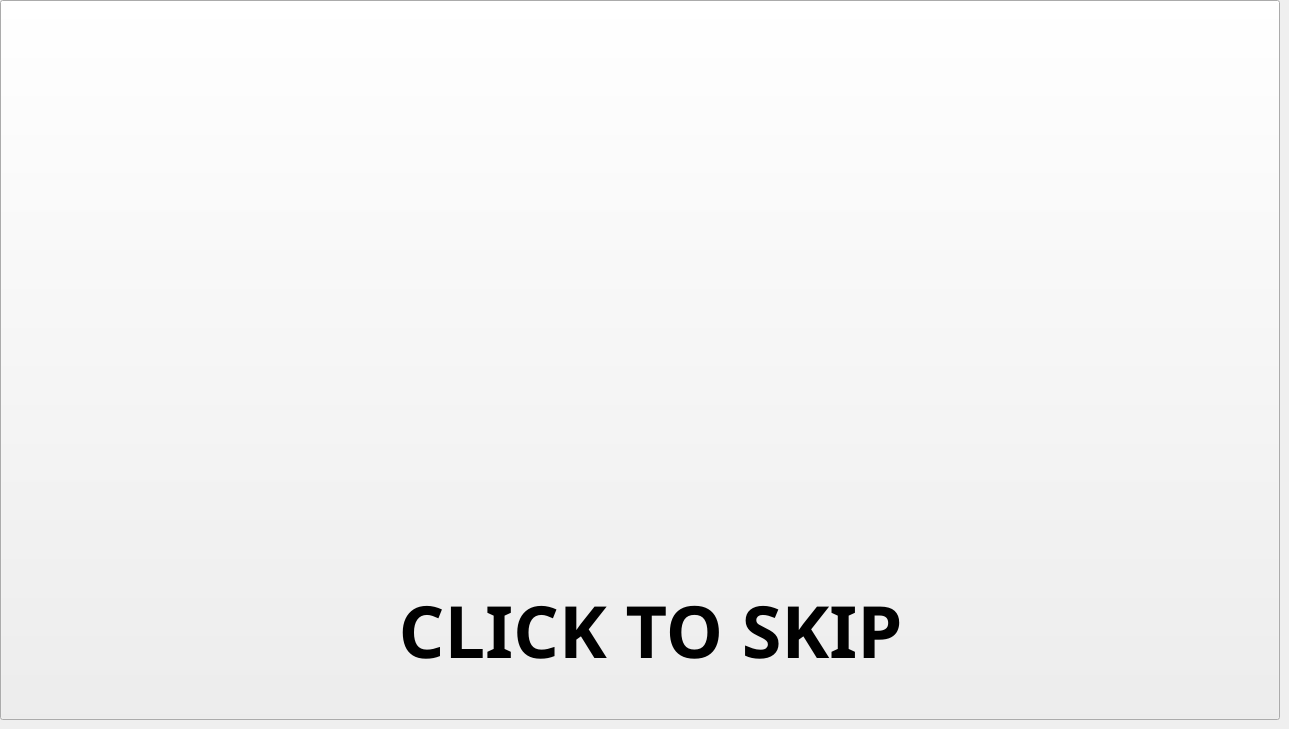
    <widget class="QWidget" name="intro">
     <widget class="QLabel" name="movieIntro">
      <property name="geometry">
       <rect>
        <x>0</x>
        <y>0</y>
        <width>1280</width>
        <height>720</height>
       </rect>
      </property>
      <property name="styleSheet">
       <string notr="true">background-color: 0</string>
      </property>
      <property name="text">
       <string/>
      </property>
     </widget>
     <widget class="QLabel" name="titleIntro_label">
      <property name="geometry">
       <rect>
        <x>640</x>
        <y>360</y>
        <width>371</width>
        <height>111</height>
       </rect>
      </property>
      <property name="styleSheet">
       <string notr="true">border-image: url(:/images/title.png);</string>
      </property>
      <property name="text">
       <string/>
      </property>
     </widget>
     <widget class="QLabel" name="explosionMovie">
      <property name="geometry">
       <rect>
        <x>370</x>
        <y>230</y>
        <width>53</width>
        <height>17</height>
       </rect>
      </property>
      <property name="text">
       <string/>
      </property>
     </widget>
     <widget class="QPushButton" name="skipbutton">
      <property name="geometry">
       <rect>
        <x>0</x>
        <y>0</y>
        <width>1280</width>
        <height>720</height>
       </rect>
      </property>
      <property name="styleSheet">
       <string notr="true"/>
      </property>
      <property name="text">
       <string/>
      </property>
     </widget>
     <widget class="QLabel" name="skipLabel">
      <property name="geometry">
       <rect>
        <x>300</x>
        <y>580</y>
        <width>701</width>
        <height>101</height>
       </rect>
      </property>
      <property name="font">
       <font>
        <family>Sans Serif</family>
        <pointsize>54</pointsize>
        <bold>true</bold>
       </font>
      </property>
      <property name="styleSheet">
       <string notr="true">color: black;</string>
      </property>
      <property name="text">
       <string>CLICK TO SKIP</string>
      </property>
      <property name="alignment">
       <set>Qt::AlignCenter</set>
      </property>
     </widget>
     <zorder>skipbutton</zorder>
     <zorder>movieIntro</zorder>
     <zorder>titleIntro_label</zorder>
     <zorder>explosionMovie</zorder>
     <zorder>skipLabel</zorder>
    </widget>
